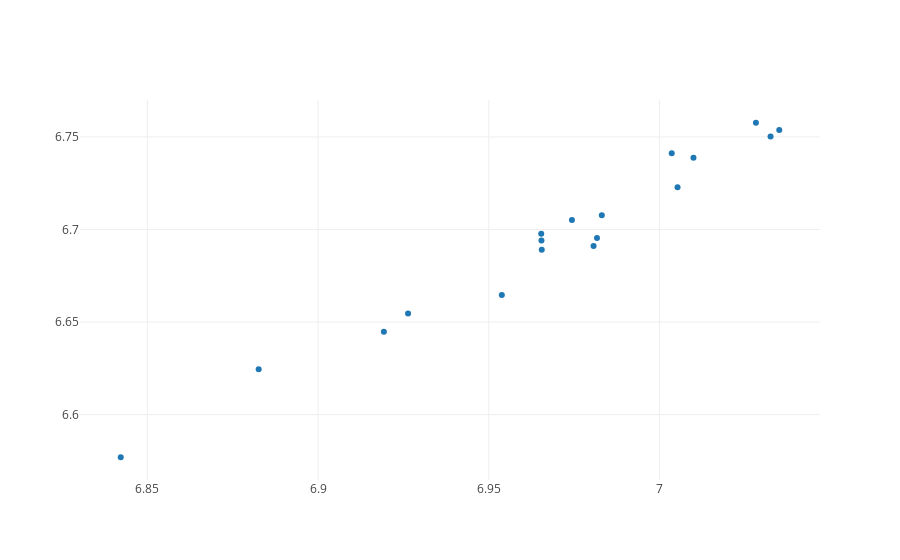

Here is the notebook cell this chart was saved with:
### Code cell
trace = go.Scatter(
    x = b['test'],
    y = b['val'],
    text='F-'+b['full'].astype(str) + 'D-' + b['drop'].astype(str) + '-L' + b['lag'].astype(str), 
    mode = 'markers'
)
py.iplot([trace], filename='basic-scatter')

### Figure 1 — Plotly figure (JSON) as saved in the notebook; plotly's stock layout.template omitted (floating-point values rounded to 4 significant figures)
{"data": [{"mode": "markers", "text": ["F-[512, 128]D-0.3-L12", "F-[512, 128]D-0.3-L18", "F-[512, 128]D-0.4-L12", "F-[512, 128]D-0.4-L18", "F-[512, 128]D-0.5-L12", "F-[512, 128]D-0.5-L18", "F-[512, 256]D-0.3-L12", "F-[512, 256]D-0.3-L18", "F-[512, 256]D-0.4-L12", "F-[512, 256]D-0.4-L18", "F-[512, 256]D-0.5-L12", "F-[512, 256]D-0.5-L18", "F-[512, 64]D-0.3-L12", "F-[512, 64]D-0.3-L18", "F-[512, 64]D-0.4-L12", "F-[512, 64]D-0.4-L18", "F-[512, 64]D-0.5-L12", "F-[512, 64]D-0.5-L18"], "type": "scatter", "uid": "8e8f9c25-24c8-4d0a-9a34-35fb33902caa", "x": [7.033, 6.981, 7.01, 6.966, 6.974, 6.926, 7.035, 6.982, 7.028, 6.983, 7.004, 6.965, 7.005, 6.954, 6.965, 6.919, 6.883, 6.842], "y": [6.75, 6.691, 6.739, 6.689, 6.705, 6.655, 6.754, 6.695, 6.758, 6.708, 6.741, 6.698, 6.723, 6.665, 6.694, 6.645, 6.624, 6.577]}], "layout": {}}
